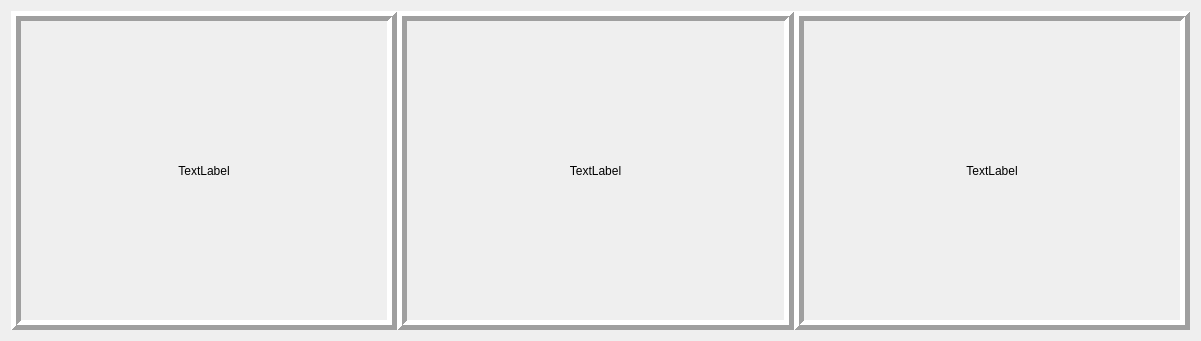
   <widget class="QWidget" name="horizontalLayoutWidget">
    <property name="geometry">
     <rect>
      <x>50</x>
      <y>30</y>
      <width>1201</width>
      <height>321</height>
     </rect>
    </property>
    <layout class="QHBoxLayout" name="horizontalLayout">
     <property name="spacing">
      <number>0</number>
     </property>
     <item>
      <widget class="QLabel" name="label_5">
       <property name="sizePolicy">
        <sizepolicy hsizetype="Fixed" vsizetype="Fixed">
         <horstretch>0</horstretch>
         <verstretch>0</verstretch>
        </sizepolicy>
       </property>
       <property name="minimumSize">
        <size>
         <width>386</width>
         <height>319</height>
        </size>
       </property>
       <property name="mouseTracking">
        <bool>true</bool>
       </property>
       <property name="frameShape">
        <enum>QFrame::Box</enum>
       </property>
       <property name="frameShadow">
        <enum>QFrame::Raised</enum>
       </property>
       <property name="lineWidth">
        <number>5</number>
       </property>
       <property name="text">
        <string>TextLabel</string>
       </property>
       <property name="alignment">
        <set>Qt::AlignCenter</set>
       </property>
      </widget>
     </item>
     <item>
      <widget class="QLabel" name="label">
       <property name="sizePolicy">
        <sizepolicy hsizetype="Preferred" vsizetype="Preferred">
         <horstretch>0</horstretch>
         <verstretch>0</verstretch>
        </sizepolicy>
       </property>
       <property name="minimumSize">
        <size>
         <width>397</width>
         <height>319</height>
        </size>
       </property>
       <property name="mouseTracking">
        <bool>true</bool>
       </property>
       <property name="frameShape">
        <enum>QFrame::Box</enum>
       </property>
       <property name="frameShadow">
        <enum>QFrame::Raised</enum>
       </property>
       <property name="lineWidth">
        <number>5</number>
       </property>
       <property name="text">
        <string>TextLabel</string>
       </property>
       <property name="alignment">
        <set>Qt::AlignCenter</set>
       </property>
      </widget>
     </item>
     <item>
      <widget class="QLabel" name="label_3">
       <property name="minimumSize">
        <size>
         <width>389</width>
         <height>319</height>
        </size>
       </property>
       <property name="frameShape">
        <enum>QFrame::Box</enum>
       </property>
       <property name="frameShadow">
        <enum>QFrame::Raised</enum>
       </property>
       <property name="lineWidth">
        <number>5</number>
       </property>
       <property name="text">
        <string>TextLabel</string>
       </property>
       <property name="alignment">
        <set>Qt::AlignCenter</set>
       </property>
      </widget>
     </item>
    </layout>
   </widget>
